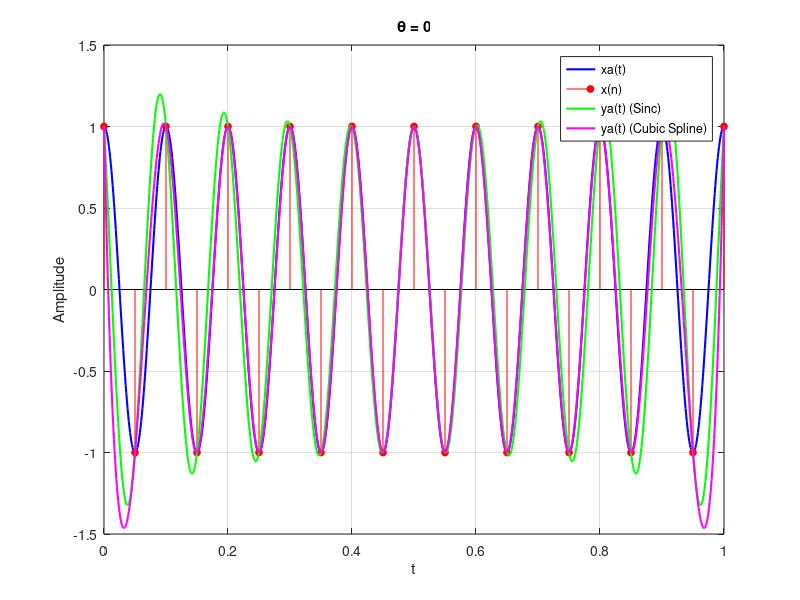
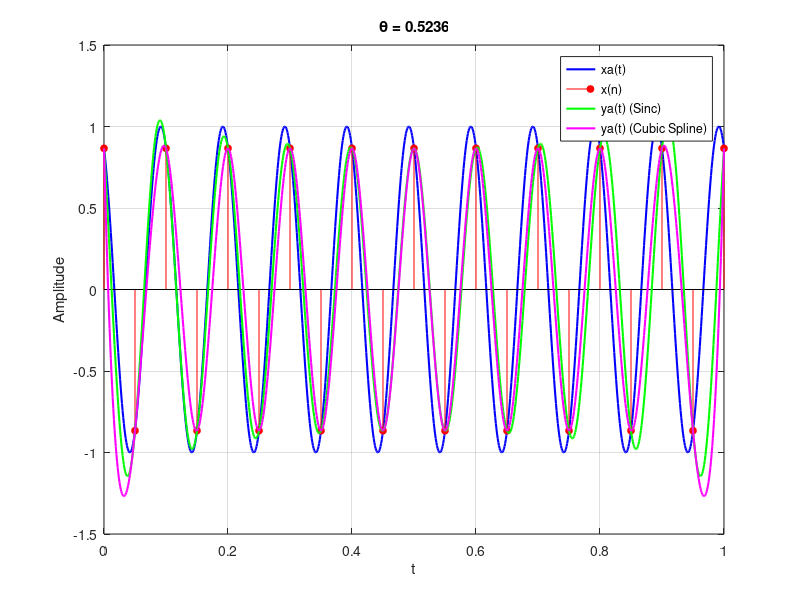
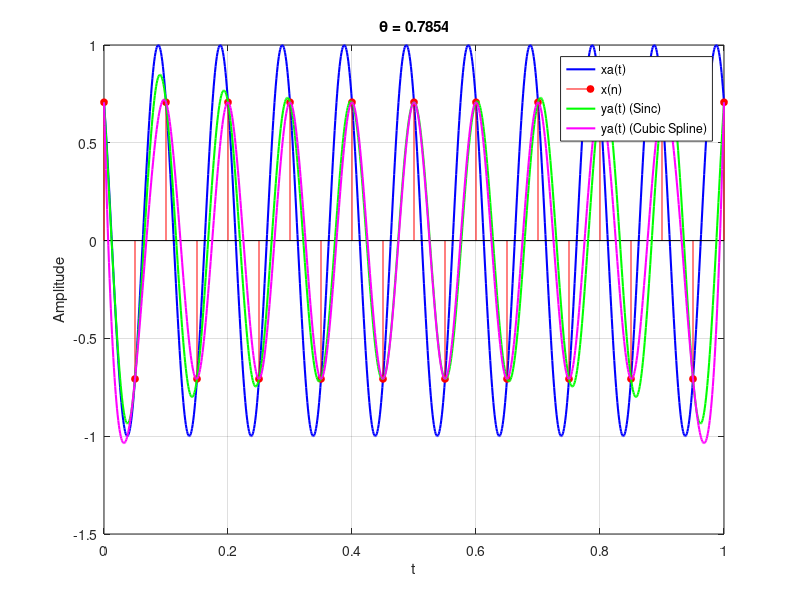
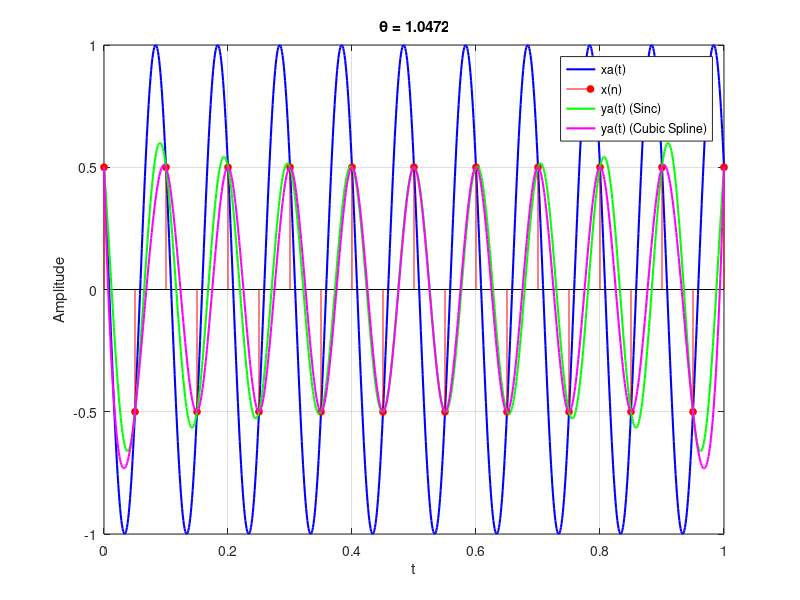

These figures' MATLAB source, in order:
% Define the analog signal parameters
t = 0:0.001:1; % Continuous time vector
Ts = 0.05; % Sampling interval
n = 0:Ts:1; % Discrete time vector for sampling

% Values of θ to consider
theta_values = [0, pi/6, pi/4, pi/3, pi/2];

for i = 1:length(theta_values)
    % Define the analog signal xa(t) with the current θ
    theta = theta_values(i);
    xa = cos(20 * pi * t + theta);

    % Sample the analog signal to obtain x(n)
    xn = cos(20 * pi * n + theta);

    % Reconstruct the analog signal ya(t) using sinc interpolation
    delta_t = 0.001;
    t_reconstructed = 0:delta_t:1;
    ya_sinc = zeros(size(t_reconstructed));

    for j = 1:length(n)
        ya_sinc = ya_sinc + xn(j) * sinc((t_reconstructed - n(j)) / Ts);
    end

    % Reconstruct the analog signal ya(t) using cubic spline interpolation
    ya_cubic_spline = interp1(n, xn, t_reconstructed, 'spline');

    % Plot xa(t), superimpose x(n), and reconstructed signals
    figure;
    plot(t, xa, 'b', 'LineWidth', 1.5);
    hold on;
    stem(n, xn, 'or', 'MarkerFaceColor', 'r', 'MarkerSize', 5);
    plot(t_reconstructed, ya_sinc, 'g', 'LineWidth', 1.5);
    plot(t_reconstructed, ya_cubic_spline, 'm', 'LineWidth', 1.5);
    title(['θ = ' num2str(theta)]);
    legend('xa(t)', 'x(n)', 'ya(t) (Sinc)', 'ya(t) (Cubic Spline)');
    xlabel('t');
    ylabel('Amplitude');
    grid on;
end